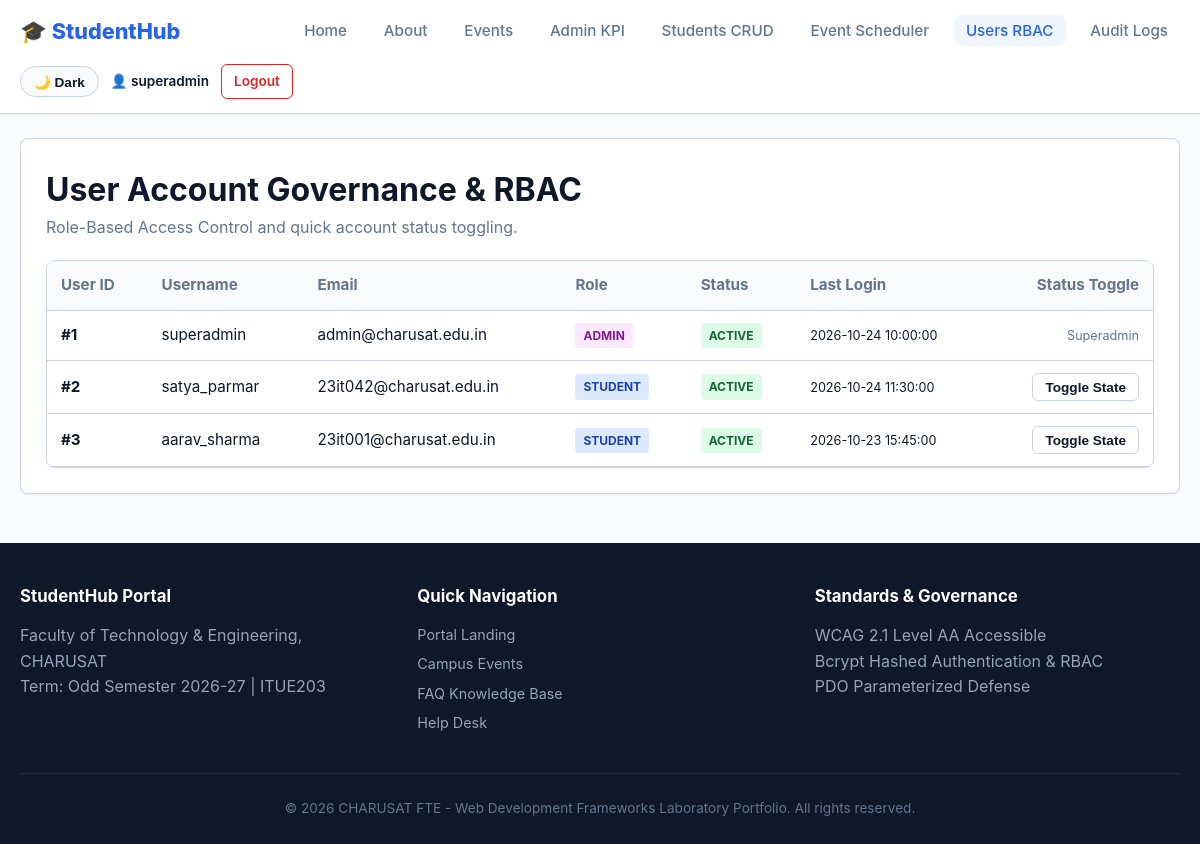
The page /studenthub/admin_users.php (signed in) on the database its author committed.
### tables this page shows
CREATE TABLE `users` (
    `id` INT UNSIGNED AUTO_INCREMENT PRIMARY KEY,
    `username` VARCHAR(50) NOT NULL UNIQUE,
    `email` VARCHAR(100) NOT NULL UNIQUE,
    `password_hash` VARCHAR(255) NOT NULL,
    `role` ENUM('admin', 'student') NOT NULL DEFAULT 'student',
    `status` ENUM('active', 'inactive', 'suspended') NOT NULL DEFAULT 'active',
    `last_login` DATETIME NULL,
    `created_at` TIMESTAMP DEFAULT CURRENT_TIMESTAMP,
    `updated_at` TIMESTAMP DEFAULT CURRENT_TIMESTAMP ON UPDATE CURRENT_TIMESTAMP,
    INDEX `idx_users_role` (`role`),
    INDEX `idx_users_status` (`status`)
);

### studenthub/admin_users.php (the view, shortened to what this page needs)
<?php
$pdo = Database::getConnection();
$users = $pdo->query("SELECT * FROM users ORDER BY id ASC")->fetchAll();
require_once __DIR__ . '/includes/header.php';
?>
<div class="card">
    <h1>User Account Governance &amp; RBAC</h1>
    <p style="color:var(--text-secondary); margin-bottom:20px;">Role-Based Access Control and quick account status toggling.</p>
    <div class="table-wrapper">
        <table>
            <thead>
                <tr>
                    <th>User ID</th>
                    <th>Username</th>
                    <th>Email</th>
                    <th>Role</th>
                    <th>Status</th>
                    <th>Last Login</th>
                    <th style="text-align:right;">Status Toggle</th>
                </tr>
            </thead>
            <tbody>
                <?php foreach ($users as $u): ?>
                    <tr>
                        <td><strong>#<?= $u['id'] ?></strong></td>
                        <td><?= htmlspecialchars($u['username']) ?></td>
                        <td><?= htmlspecialchars($u['email']) ?></td>
                        <td><span class="badge badge-<?= htmlspecialchars($u['role']) ?>"><?= htmlspecialchars($u['role']) ?></span></td>
                        <td>
                            <span id="badge-<?= $u['id'] ?>" class="badge badge-<?= htmlspecialchars($u['status']) ?>">
                                <?= strtoupper($u['status']) ?>
                            </span>
                        </td>
                        <td><small><?= htmlspecialchars($u['last_login'] ?? 'Never') ?></small></td>
                        <td style="text-align:right;">
                            <?php if ($u['id'] == 1): ?>
                                <small style="color:var(--text-secondary);">Superadmin</small>
                            <?php else: ?>
                                <button class="btn btn-outline btn-sm" onclick="toggleStatus(<?= $u['id'] ?>)">
                                    Toggle State
                                </button>
                            <?php endif; ?>
                        </td>
                    </tr>
                <?php endforeach; ?>
            </tbody>
        </table>
    </div>
</div>
<?php require_once __DIR__ . '/includes/footer.php'; ?>

### studenthub/assets/css/main.css (style rules this page uses)
:root { --primary: #2563eb; --primary-dark: #1d4ed8; --primary-light: #eff6ff; --bg-page: #f8fafc; --bg-surface: #ffffff; --text-primary: #0f172a; --text-secondary: #64748b; --border: #cbd5e1; --success: #16a34a; --danger: #dc2626; --warning: #f59e0b; --radius: 8px; --shadow-sm: 0 1px 2px 0 rgba(0, 0, 0, 0.05); --shadow-md: 0 4px 6px -1px rgba(0, 0, 0, 0.1); }
* { box-sizing: border-box; margin: 0; padding: 0; transition: background-color 0.2s, color 0.2s; }
body { font-family: -apple-system, BlinkMacSystemFont, "Segoe UI", Roboto, sans-serif; background: var(--bg-page); color: var(--text-primary); line-height: 1.6; min-height: 100vh; display: flex; flex-direction: column; }
.card { background: var(--bg-surface); border: 1px solid var(--border); border-radius: var(--radius); padding: 25px; box-shadow: var(--shadow-sm); margin-bottom: 25px; }
.btn { display: inline-flex; align-items: center; justify-content: center; gap: 6px; padding: 0.6rem 1.2rem; border-radius: 6px; font-weight: 600; text-decoration: none; border: none; cursor: pointer; font-size: 0.95rem; transition: background 0.2s, transform 0.1s; }
.btn-outline { background: transparent; border: 1.5px solid var(--border); color: var(--text-primary); }
.btn-sm { padding: 0.35rem 0.75rem; font-size: 0.85rem; }
.table-wrapper { overflow-x: auto; border: 1px solid var(--border); border-radius: var(--radius); }
table { width: 100%; border-collapse: collapse; text-align: left; }
th, td { padding: 12px 14px; border-bottom: 1px solid var(--border); font-size: 0.95rem; }
th { background: #f8fafc; font-weight: 700; color: var(--text-secondary); }
.badge { display: inline-block; padding: 3px 8px; border-radius: 4px; font-size: 0.75rem; font-weight: bold; text-transform: uppercase; }
.badge-active, .badge-upcoming { background: #dcfce7; color: #166534; }
.badge-admin { background: #fae8ff; color: #86198f; }
.badge-student { background: #dbeafe; color: #1e40af; }

### rows shown on the page
users: id "1", username "superadmin", email "admin@charusat.edu.in", role "ADMIN", status "ACTIVE", last_login "2026-10-24 10:00:00", shows "Superadmin"
users: id "2", username "satya_parmar", email "23it042@charusat.edu.in", role "STUDENT", status "ACTIVE", last_login "2026-10-24 11:30:00"
users: id "3", username "aarav_sharma", email "23it001@charusat.edu.in", role "STUDENT", status "ACTIVE", last_login "2026-10-23 15:45:00"

### other values the page prints
APP_NAME "StudentHub"
$userName "superadmin"
APP_INSTITUTION "Faculty of Technology & Engineering, CHARUSAT"
APP_TERM "Odd Semester 2026-27"
